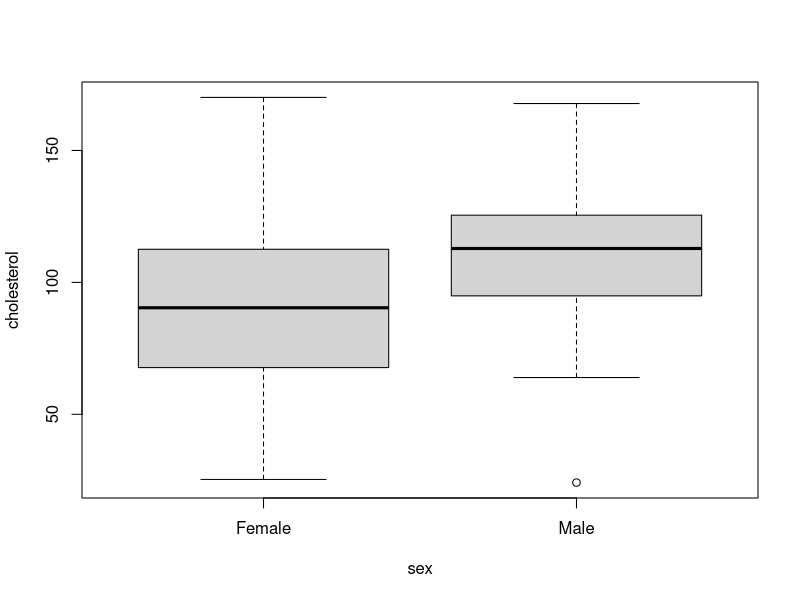
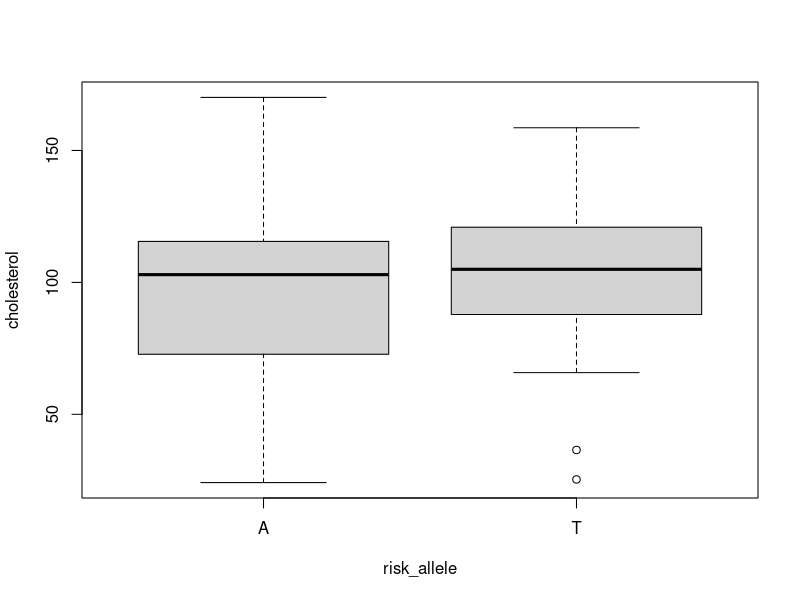
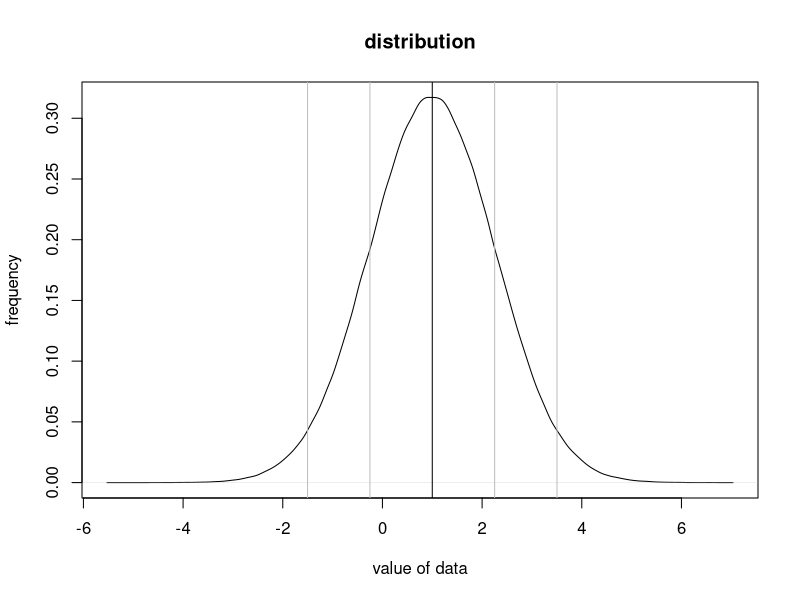
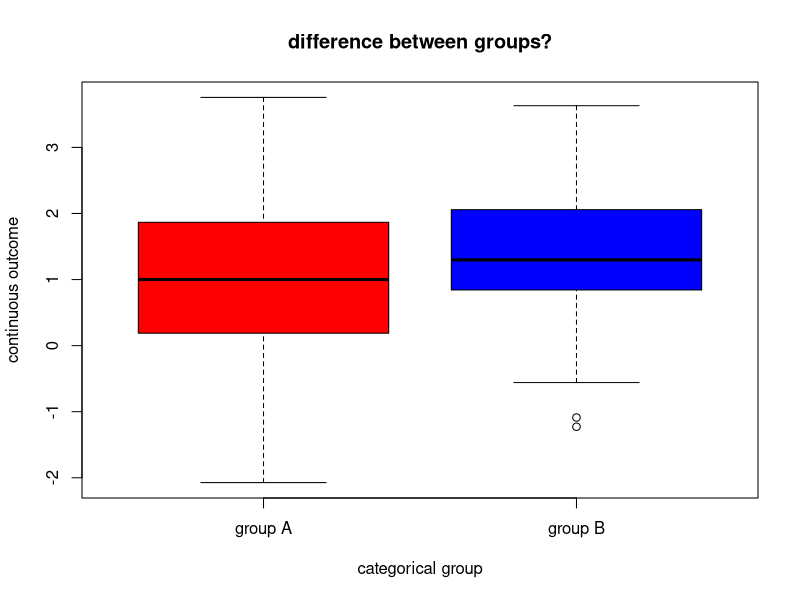
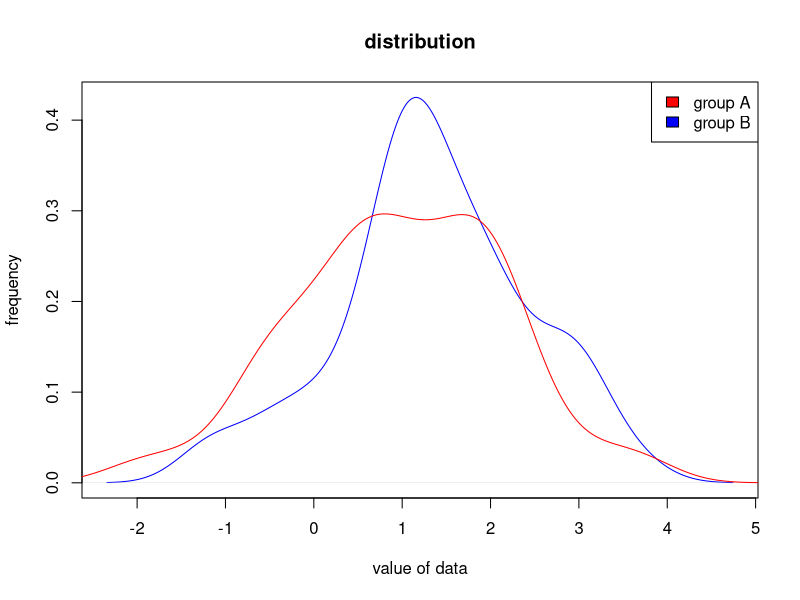
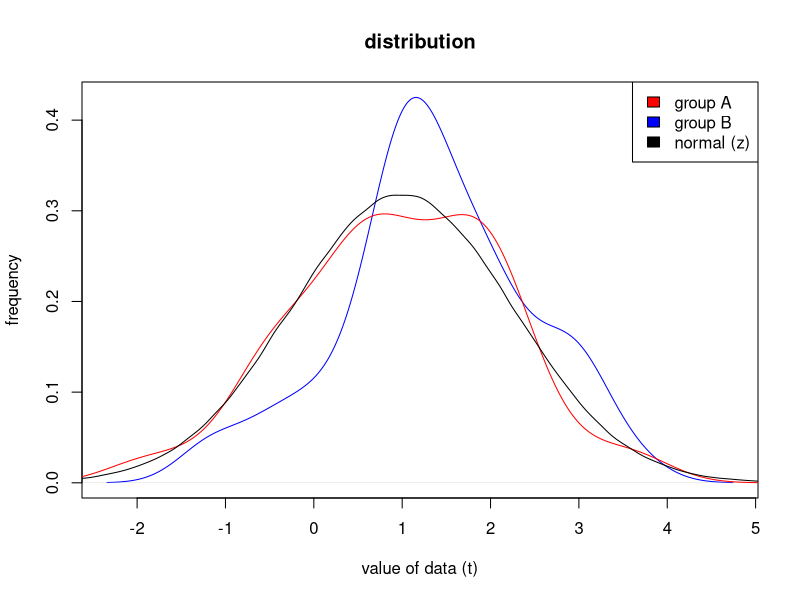
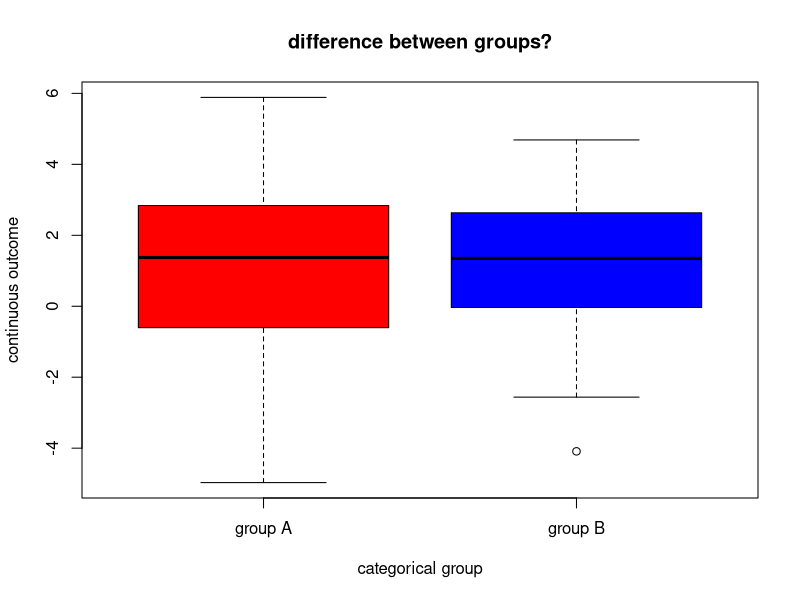
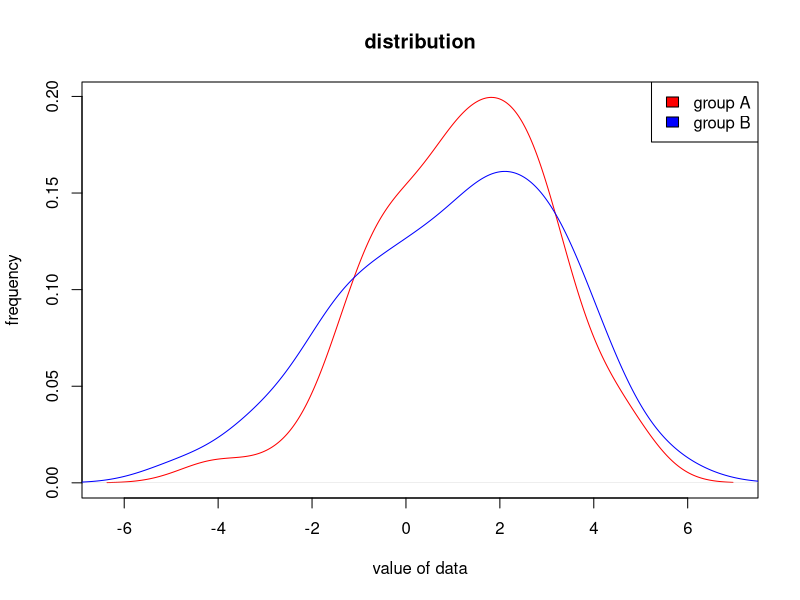

These charts were generated, in order, by the following R code:
setwd("C:/Users/Tom Kelly/Documents/Downloads/20170927_Stats_Workshop_Osumi_Group")

data <- rnorm(1000000, 1, 1.25)
data1 <- rnorm(100, 1, 1.25)
data2 <- rnorm(50, 1.25, 1)

pdf("1_distribution.pdf", width=800/75, 600/75)
plot(density(data), main="distribution", ylab="frequency", xlab="value of data")
abline(v=mean(data))
abline(v=mean(data)-sd(data), col="grey")
abline(v=mean(data)-2*sd(data), col="grey")
abline(v=mean(data)+sd(data), col="grey")
abline(v=mean(data)+2*sd(data), col="grey")
dev.off()

pdf("2_boxplot.pdf", width=800/75, 600/75)
boxplot(data1, data2, col=c("red", "blue"), names=c("group A", "group B"), xlab="categorical group", ylab="continuous outcome", main="difference between groups?")
dev.off()

pdf("3_distribution_compare.pdf", width=800/75, 600/75)
plot(density(data2), main="distribution", ylab="frequency", xlab="value of data", col="blue")
lines(density(data1), main="distribution", ylab="frequency", xlab="value of data", col="red")
legend("topright", fill=c("red", "blue"), legend=c("group A", "group B"))
dev.off()

pdf("4_t_distribution.pdf", width=800/75, 600/75)
plot(density(data2), main="distribution", ylab="frequency", xlab="value of data (t)", col="blue")
lines(density(data1), main="distribution", ylab="frequency", xlab="value of data", col="red")
lines(density(data), main="distribution", ylab="frequency", xlab="value of data")
legend("topright", fill=c("red", "blue", "black"), legend=c("group A", "group B", "normal (z)"))
dev.off()

t.test(data1, data2) #p.val = 0.029, t=-2.2051

dataset <- cbind(data1, data2)
colnames(dataset) <- c("placebo", "treatment")
write.csv(dataset, file="1_exercise_t_test.csv")

data3 <- rnorm(100, 0.95, 2.25)
data4 <- rnorm(50, 1.05, 2)

pdf("5_boxplot.pdf", width=800/75, 600/75)
boxplot(data3, data4, col=c("red", "blue"), names=c("group A", "group B"), xlab="categorical group", ylab="continuous outcome", main="difference between groups?")
dev.off()

pdf("6_distribution_compare.pdf", width=800/75, 600/75)
plot(density(data4), main="distribution", ylab="frequency", xlab="value of data", col="red")
lines(density(data3), main="distribution", ylab="frequency", xlab="value of data", col="blue")
legend("topright", fill=c("red", "blue"), legend=c("group A", "group B"))
dev.off()

t.test(data3, data4) #p.val = 0.3624, t=--0.91469

dataset <- cbind(data3, data4)
colnames(dataset) <- c("placebo", "treatment")
write.csv(dataset, file="1_example_t_test.csv")

example <- rbinom(100, 4, 0.5)
anime <- factor(c("never", "monthly", "weekly", "daily")[example+1], levels=c("never", "monthly", "weekly", "daily"))
table(anime)
sex <- factor(c("Male", "Female")[c(rep(1, 50), rep(2, 50))])
table(anime, sex)

fisher.test(table(anime, sex))
chisq.test(table(anime, sex)) #chi.sq = 0.80299, p.val = 0.8488

write.csv(table(anime, sex), file="2_example_chi_sq_test.csv")

example <- rbinom(100, 2, 0.5)
smoking <- factor(c("never", "ex-smoker", "current smoker")[example+1], levels=c("never", "ex-smoker", "current smoker"))
table(smoking)
cancer_diagnosed <- factor(c("Positive", "Negative")[c(rep(1, 50), rep(2, 50))])
table(smoking, cancer_diagnosed)

fisher.test(table(smoking, cancer_diagnosed))
chisq.test(table(smoking, cancer_diagnosed)) #chi.sq = 0.80299, p.val = 0.8488

write.csv(table(smoking, cancer_diagnosed), file="2_exercise_chi_sq_test.csv")

example <- rbinom(100, 1, 0.5)
risk_allele <- factor(c("A", "T")[example+1], levels=c("A", "T"))
table(risk_allele)
batten_disease <- factor(c("Case", "Control")[c(rep(1, 50), rep(2, 50))])
table(risk_allele, batten_disease)

fisher.test(table(risk_allele, batten_disease))
chisq.test(table(risk_allele, batten_disease)) #chi.sq = 0.80299, p.val = 0.8488

write.csv(table(risk_allele, batten_disease), file="3_exercise_fishers_test.csv")


fit <- lm(data1~sex+risk_allele)
summary(fit)
anova(fit)

cholesterol <- c(rnorm(50, 110, 30), rnorm(50, 90, 35))

fit <- lm(cholesterol~sex+risk_allele)
summary(fit)
anova(fit)

fit <- lm(cholesterol~sex*risk_allele)
summary(fit)
anova(fit)

boxplot(cholesterol~sex)
t.test(cholesterol~sex)

boxplot(cholesterol~risk_allele)
t.test(cholesterol~risk_allele)

dataset <- cbind(cholesterol, sex, risk_allele)
write.csv(dataset, file="4_exercise_anova.csv")
